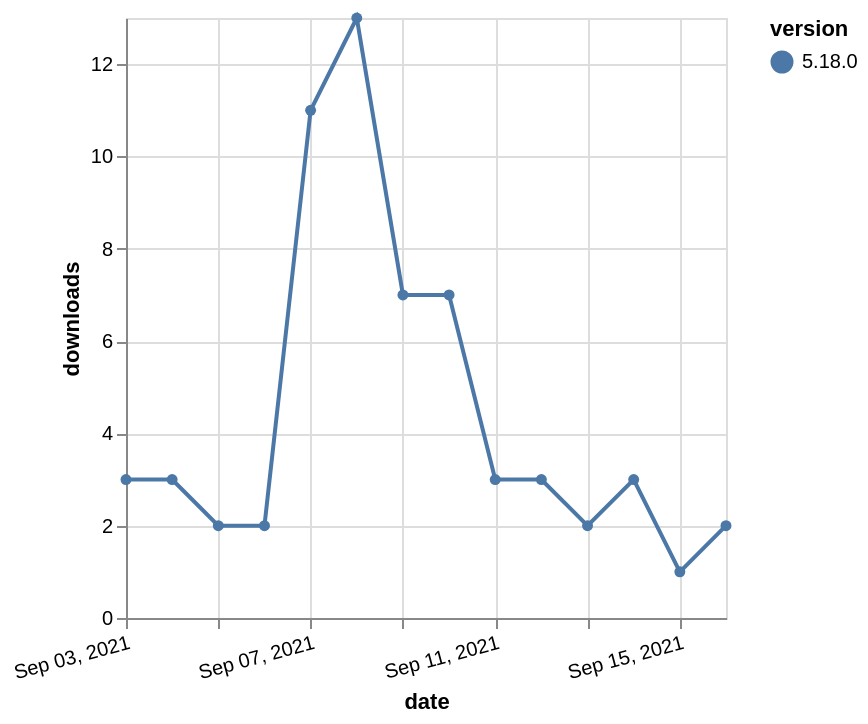

Here is the Vega-Lite specification saved for this chart:
### Vega-Lite specification from a JSON file in a GitHub repository (floating-point values rounded to 4 significant figures)
{"$schema": "https://vega.github.io/schema/vega-lite/v5.json", "description": "A simple bar chart with embedded data.", "data": {"values": [{"date": "2021-09-03", "total": 2429, "delta": 3, "version": "5.18.0"}, {"date": "2021-09-04", "total": 2432, "delta": 3, "version": "5.18.0"}, {"date": "2021-09-05", "total": 2434, "delta": 2, "version": "5.18.0"}, {"date": "2021-09-06", "total": 2436, "delta": 2, "version": "5.18.0"}, {"date": "2021-09-07", "total": 2447, "delta": 11, "version": "5.18.0"}, {"date": "2021-09-08", "total": 2460, "delta": 13, "version": "5.18.0"}, {"date": "2021-09-09", "total": 2467, "delta": 7, "version": "5.18.0"}, {"date": "2021-09-10", "total": 2474, "delta": 7, "version": "5.18.0"}, {"date": "2021-09-11", "total": 2477, "delta": 3, "version": "5.18.0"}, {"date": "2021-09-12", "total": 2480, "delta": 3, "version": "5.18.0"}, {"date": "2021-09-13", "total": 2482, "delta": 2, "version": "5.18.0"}, {"date": "2021-09-14", "total": 2485, "delta": 3, "version": "5.18.0"}, {"date": "2021-09-15", "total": 2486, "delta": 1, "version": "5.18.0"}, {"date": "2021-09-16", "total": 2488, "delta": 2, "version": "5.18.0"}]}, "width": "container", "mark": {"type": "line", "point": {"filled": true}}, "encoding": {"x": {"field": "date", "type": "temporal", "timeUnit": "yearmonthdate", "title": "date", "axis": {"labelAngle": -15}}, "y": {"field": "delta", "type": "quantitative", "title": "downloads"}, "color": {"field": "version", "type": "nominal"}, "tooltip": {"field": "delta"}}}
